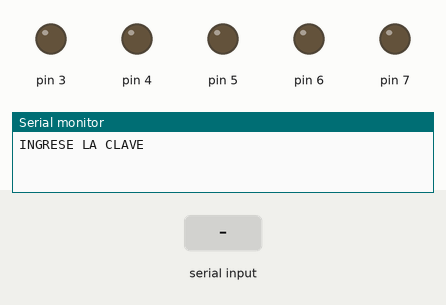
Simulated run of this sketch. Board: Arduino Uno, built with avr-gcc and run on an emulated ATmega328P. On the bench: output pins drawn as LEDs (lit = HIGH), the last lines printed to the serial monitor. The inputs (shaded band) are chosen by the test bench. Random numbers use the default seed unless the sketch sets one.

Above: at 1.2 s.
1.3 s: "1234" received over Serial
At 2.7 s:
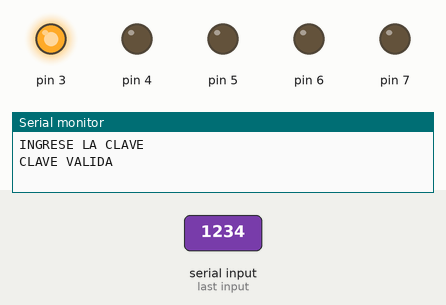
4.3 s: "1234" received over Serial
At 5.7 s:
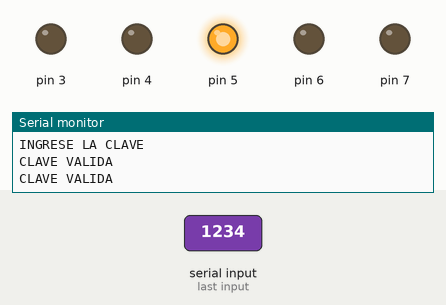
Timing chart, 0 to 7.3 s (numbered marks = the images above; inputs shaded):
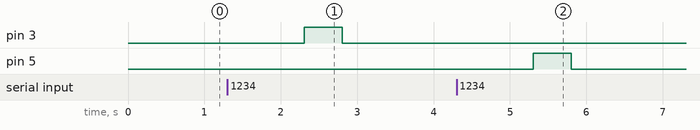

The sketch:

Sistema_domotico.ino
```cpp
/*
 *          UNIVERSIDAD TÉCNICA DEL NORTE
 *                        FICA
 *                      CIERCOM
 *              SISTEMAS MICROPROCESADOS
 *
 *Nombre: Kevin oñate
 *Fecha: 07/07/2019
 *Teama: Segurdidad domótica
 *
 *Instrucciones:
 *  Realizar un progrma de seguridad domótica quepermita encender
 *  las luces de un domicilio de 5 habitaciones de forma aleatoria
 *  solo en horario nocturno. El sistema se activa al ingresar una
 *  contraseña por comunicación serial.
 */
#include <MsTimer2.h>

int segundero;
int minutero;
int horero;
int funcion=0;
String clave;
boolean validar;
int leds;
int on=0;

void setup() {
  MsTimer2::set(1000,reloj);
  MsTimer2::start();
  Serial.begin(9600);
  //attachInterrupt(0,funcionamiento,LOW);
  pinMode(3,OUTPUT);
  pinMode(4,OUTPUT);
  pinMode(5,OUTPUT);
  pinMode(6,OUTPUT);
  pinMode(7,OUTPUT);
  Serial.println("INGRESE LA CLAVE");
}

void loop() {
  if(Serial.available()>0){
    clave=Serial.readString();
    if(clave.length()!=4){
      Serial.println("CLAVE INVALIDA");
    }
    else{
      validar=clave.equals("1234");
      if(validar==true){
        Serial.println("CLAVE VALIDA");
        leds=random(1,6);
        if((horero>=19 && horero<24) || (horero>=0 && horero<=6)){
          digitalWrite(leds,HIGH);
          delay(500);
          digitalWrite(leds,LOW);
          delay(500);
        }
        else{
          digitalWrite(3,LOW);
          digitalWrite(4,LOW);
          digitalWrite(5,LOW);
          digitalWrite(6,LOW);
          digitalWrite(7,LOW);
        }
      }
      else{
        Serial.println("CLAVE INVALIDA");
      }
    }
  }
}

void reloj(){
  if(segundero<60){
    segundero++;
//    Serial.print(horero);
//    Serial.print(':');
//    Serial.print(minutero);
//    Serial.print(':');
//    Serial.println(segundero);
  }
  else{         //else segundero
    segundero=0;
//    Serial.print(horero);
//    Serial.print(':');
//    Serial.print(minutero);
//    Serial.print(':');
//    Serial.println(segundero);
    if(minutero<60){
      minutero++;
//      Serial.print(horero);
//      Serial.print(':');
//      Serial.print(minutero);
//      Serial.print(':');
//      Serial.println(segundero);
    }
    else{         //else minutero
      minutero=0;
//      Serial.print(horero);
//      Serial.print(':');
//      Serial.print(minutero);
//      Serial.print(':');
//      Serial.println(segundero);
      if(horero<24){
        horero++;
//        Serial.print(horero);
//        Serial.print(':');
//        Serial.print(minutero);
//        Serial.print(':');
//        Serial.println(segundero);
      }
      else{       //else horero
        horero=0;
//        Serial.print(horero);
//        Serial.print(':');
//        Serial.print(minutero);
//        Serial.print(':');
//        Serial.println(segundero);
      }
    }
  }
}
```

Measured:
- after the input at 1.3 s, pin 3: LOW → HIGH after 1.0 s, → LOW 0.50 s later
- after the input at 4.3 s, pin 5: LOW → HIGH after 1.0 s, → LOW 0.50 s later
